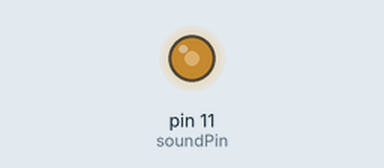
Bench run of a sketch on a simulated Arduino Uno, built with avr-gcc and run on an emulated ATmega328P. Shown: output pins drawn as LEDs (lit = HIGH).

Above: at 0.77 s.
Timing chart, 0 to 30.8 s (numbered marks = the images above):
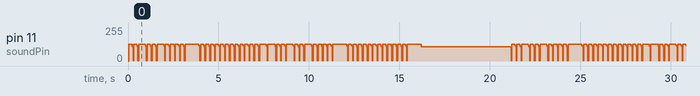

The sketch:

Project_19_Tune_Player.ino
```cpp
// Project 19 Tune Player

int soundPin = 11;

byte sine[] = {0, 22, 44, 64, 82, 98, 111, 120, 126, 127,
126, 120, 111, 98, 82, 64, 44, 22, 0, -22, -44, -64, -82,
-98, -111, -120, -126, -128, -126, -120, -111, -98, -82,
-64, -44, -22};

int toneDurations[] = {120, 105, 98, 89, 78, 74, 62};

char* song = "e e ee e e ee e g c d eeee f f f f f e e e e d d e dd gg e e ee e e ee e g c d eeee f f f f f e e e g g f d cccc";

void setup()
{
  // change PWM frequency to 63kHz
  cli(); //disable interrupts while registers are configured
  bitSet(TCCR2A, WGM20);
  bitSet(TCCR2A, WGM21); //set Timer2 to fast PWM mode (doubles PWM frequency)
  bitSet(TCCR2B, CS20);
  bitClear(TCCR2B, CS21);
  bitClear(TCCR2B, CS22);
  sei(); //enable interrupts now that registers have been set
  pinMode(soundPin, OUTPUT);
}

void loop()
{
  int i = 0;
  char ch = song[0];
  while (ch != 0)
  {
    if (ch == ' ')
    {
      delay(75);
    }
    else if (ch >= 'a' and ch <= 'g')
    {
      playNote(toneDurations[ch - 'a']);
    }
    i++;
    ch = song[i];
  }

  delay(5000);
}

void playNote(int pitchDelay)
{
  long numCycles = 5000 / pitchDelay;
  for (int c = 0; c < numCycles; c++)
  {
    playSine(pitchDelay);
  }
}

void playSine(int period)
{
  for( int i = 0; i < 36; i++)
  {
    analogWrite(soundPin, sine[i] + 128);
    delayMicroseconds(period);
  }
}
```
